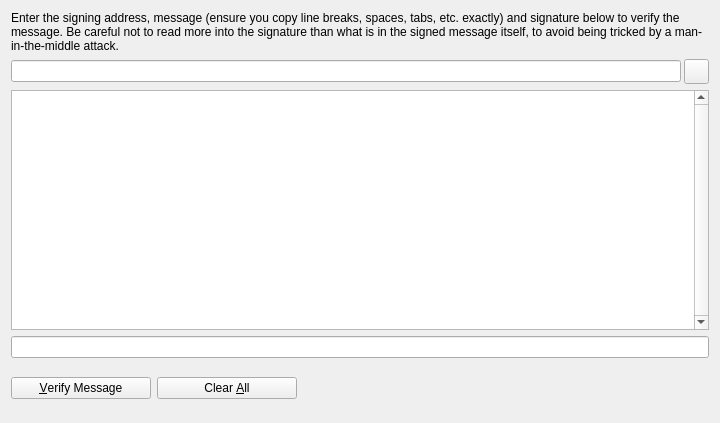
<?xml version="1.0" encoding="UTF-8"?>
<ui version="4.0">
 <class>VerifyMessagePage</class>
 <widget class="QWidget" name="VerifyMessagePage">
  <property name="geometry">
   <rect>
    <x>0</x>
    <y>0</y>
    <width>720</width>
    <height>423</height>
   </rect>
  </property>
  <property name="windowTitle">
   <string>Signatures - Sign / Verify a Message</string>
  </property>
  <layout class="QGridLayout" name="gridLayout">
   <item row="0" column="0">
    <widget class="QLabel" name="infoLabel_VM">
     <property name="text">
      <string>Enter the signing address, message (ensure you copy line breaks, spaces, tabs, etc. exactly) and signature below to verify the message. Be careful not to read more into the signature than what is in the signed message itself, to avoid being tricked by a man-in-the-middle attack.</string>
     </property>
     <property name="textFormat">
      <enum>Qt::PlainText</enum>
     </property>
     <property name="alignment">
      <set>Qt::AlignLeading|Qt::AlignLeft|Qt::AlignTop</set>
     </property>
     <property name="wordWrap">
      <bool>true</bool>
     </property>
    </widget>
   </item>
   <item row="1" column="0">
    <layout class="QHBoxLayout" name="horizontalLayout_1_VM">
     <property name="spacing">
      <number>3</number>
     </property>
     <item>
      <widget class="QValidatedLineEdit" name="addressIn_VM">
       <property name="toolTip">
        <string>The address the message was signed with:</string>
       </property>
       <property name="maxLength">
        <number>34</number>
       </property>
      </widget>
     </item>
     <item>
      <widget class="QToolButton" name="addressBookButton_VM">
       <property name="minimumSize">
        <size>
         <width>25</width>
         <height>25</height>
        </size>
       </property>
       <property name="toolTip">
        <string>Choose an address from the address book</string>
       </property>
       <property name="text">
        <string/>
       </property>
       <property name="icon">
        <iconset resource="../dalecoin.qrc">
         <normaloff>:/icons/address-book</normaloff>:/icons/address-book</iconset>
       </property>
       <property name="shortcut">
        <string>Alt+A</string>
       </property>
      </widget>
     </item>
    </layout>
   </item>
   <item row="2" column="0">
    <widget class="QPlainTextEdit" name="messageIn_VM">
     <property name="verticalScrollBarPolicy">
      <enum>Qt::ScrollBarAlwaysOn</enum>
     </property>
    </widget>
   </item>
   <item row="3" column="0">
    <widget class="QValidatedLineEdit" name="signatureIn_VM"/>
   </item>
   <item row="4" column="0">
    <layout class="QHBoxLayout" name="horizontalLayout_2_VM">
     <item>
      <widget class="QPushButton" name="verifyMessageButton_VM">
       <property name="minimumSize">
        <size>
         <width>140</width>
         <height>0</height>
        </size>
       </property>
       <property name="toolTip">
        <string>Verify the message to ensure it was signed with the specified DaleCoin address</string>
       </property>
       <property name="text">
        <string>&amp;Verify Message</string>
       </property>
       <property name="icon">
        <iconset resource="../dalecoin.qrc">
         <normaloff>:/icons/verify</normaloff>:/icons/verify</iconset>
       </property>
       <property name="autoDefault">
        <bool>false</bool>
       </property>
      </widget>
     </item>
     <item>
      <widget class="QPushButton" name="clearButton_VM">
       <property name="minimumSize">
        <size>
         <width>140</width>
         <height>0</height>
        </size>
       </property>
       <property name="toolTip">
        <string>Reset all verify message fields</string>
       </property>
       <property name="text">
        <string>Clear &amp;All</string>
       </property>
       <property name="icon">
        <iconset resource="../dalecoin.qrc">
         <normaloff>:/icons/remove</normaloff>:/icons/remove</iconset>
       </property>
       <property name="autoDefault">
        <bool>false</bool>
       </property>
      </widget>
     </item>
     <item>
      <spacer name="horizontalSpacer_1_VM">
       <property name="orientation">
        <enum>Qt::Horizontal</enum>
       </property>
       <property name="sizeHint" stdset="0">
        <size>
         <width>40</width>
         <height>48</height>
        </size>
       </property>
      </spacer>
     </item>
     <item>
      <widget class="QLabel" name="statusLabel_VM">
       <property name="font">
        <font>
         <weight>75</weight>
         <bold>true</bold>
        </font>
       </property>
       <property name="text">
        <string/>
       </property>
       <property name="wordWrap">
        <bool>true</bool>
       </property>
      </widget>
     </item>
     <item>
      <spacer name="horizontalSpacer_2_VM">
       <property name="orientation">
        <enum>Qt::Horizontal</enum>
       </property>
       <property name="sizeHint" stdset="0">
        <size>
         <width>40</width>
         <height>48</height>
        </size>
       </property>
      </spacer>
     </item>
    </layout>
   </item>
  </layout>
 </widget>
 <customwidgets>
  <customwidget>
   <class>QValidatedLineEdit</class>
   <extends>QLineEdit</extends>
   <header>qvalidatedlineedit.h</header>
  </customwidget>
 </customwidgets>
 <resources>
  <include location="../dalecoin.qrc"/>
 </resources>
 <connections/>
</ui>
